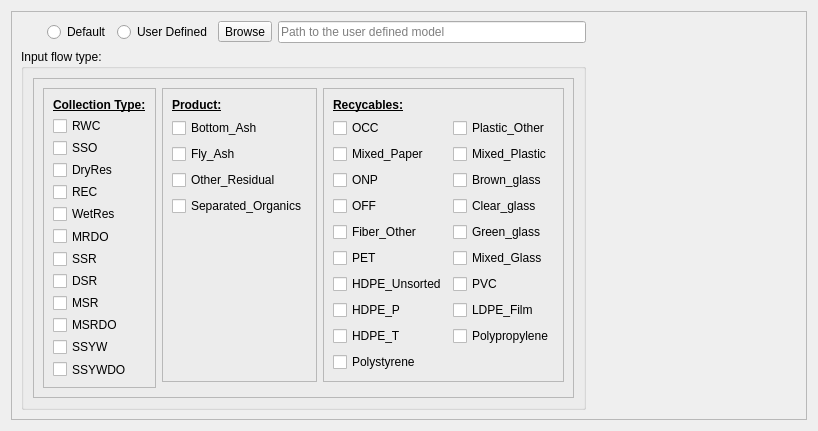
                <widget class="QWidget" name="Landfill">
                 <property name="geometry">
                  <rect>
                   <x>0</x>
                   <y>0</y>
                   <width>818</width>
                   <height>431</height>
                  </rect>
                 </property>
                 <attribute name="label">
                  <string>Landfill (LF)</string>
                 </attribute>
                 <layout class="QGridLayout" name="gridLayout_23">
                  <item row="0" column="0">
                   <widget class="QFrame" name="frame_11">
                    <property name="frameShape">
                     <enum>QFrame::StyledPanel</enum>
                    </property>
                    <property name="frameShadow">
                     <enum>QFrame::Raised</enum>
                    </property>
                    <layout class="QGridLayout" name="gridLayout_24">
                     <item row="5" column="0">
                      <spacer name="verticalSpacer_8">
                       <property name="orientation">
                        <enum>Qt::Vertical</enum>
                       </property>
                       <property name="sizeHint" stdset="0">
                        <size>
                         <width>20</width>
                         <height>40</height>
                        </size>
                       </property>
                      </spacer>
                     </item>
                     <item row="0" column="2">
                      <widget class="QRadioButton" name="IT_UserDefine">
                       <property name="text">
                        <string>User Defined</string>
                       </property>
                      </widget>
                     </item>
                     <item row="4" column="0" colspan="5">
                      <widget class="QGroupBox" name="groupBox">
                       <property name="minimumSize">
                        <size>
                         <width>400</width>
                         <height>330</height>
                        </size>
                       </property>
                       <property name="title">
                        <string>Input flow type:</string>
                       </property>
                       <layout class="QGridLayout" name="gridLayout_54">
                        <item row="0" column="0">
                         <widget class="QFrame" name="frame_12">
                          <property name="frameShape">
                           <enum>QFrame::StyledPanel</enum>
                          </property>
                          <property name="frameShadow">
                           <enum>QFrame::Raised</enum>
                          </property>
                          <layout class="QGridLayout" name="gridLayout_26">
                           <item row="0" column="1">
                            <widget class="QFrame" name="frame_14">
                             <property name="frameShape">
                              <enum>QFrame::StyledPanel</enum>
                             </property>
                             <property name="frameShadow">
                              <enum>QFrame::Raised</enum>
                             </property>
                             <layout class="QGridLayout" name="gridLayout_28">
                              <item row="2" column="0">
                               <widget class="QCheckBox" name="IT_Fly_Ash">
                                <property name="text">
                                 <string>Fly_Ash</string>
                                </property>
                               </widget>
                              </item>
                              <item row="1" column="0">
                               <widget class="QCheckBox" name="IT_Bottom_Ash">
                                <property name="text">
                                 <string>Bottom_Ash</string>
                                </property>
                               </widget>
                              </item>
                              <item row="3" column="0">
                               <widget class="QCheckBox" name="IT_Other_Residual">
                                <property name="text">
                                 <string>Other_Residual</string>
                                </property>
                               </widget>
                              </item>
                              <item row="5" column="0">
                               <spacer name="verticalSpacer_7">
                                <property name="orientation">
                                 <enum>Qt::Vertical</enum>
                                </property>
                                <property name="sizeHint" stdset="0">
                                 <size>
                                  <width>20</width>
                                  <height>40</height>
                                 </size>
                                </property>
                               </spacer>
                              </item>
                              <item row="4" column="0">
                               <widget class="QCheckBox" name="IT_Separated_Organics">
                                <property name="text">
                                 <string>Separated_Organics</string>
                                </property>
                               </widget>
                              </item>
                              <item row="0" column="0">
                               <widget class="QLabel" name="label_23">
                                <property name="font">
                                 <font>
                                  <weight>75</weight>
                                  <bold>true</bold>
                                  <underline>true</underline>
                                  <kerning>true</kerning>
                                 </font>
                                </property>
                                <property name="text">
                                 <string>Product:</string>
                                </property>
                               </widget>
                              </item>
                             </layout>
                            </widget>
                           </item>
                           <item row="0" column="2">
                            <widget class="QFrame" name="frame_13">
                             <property name="frameShape">
                              <enum>QFrame::StyledPanel</enum>
                             </property>
                             <property name="frameShadow">
                              <enum>QFrame::Raised</enum>
                             </property>
                             <layout class="QGridLayout" name="gridLayout_27">
                              <item row="5" column="0">
                               <widget class="QCheckBox" name="IT_Fiber_Other">
                                <property name="text">
                                 <string>Fiber_Other</string>
                                </property>
                               </widget>
                              </item>
                              <item row="7" column="1">
                               <widget class="QCheckBox" name="IT_PVC">
                                <property name="text">
                                 <string>PVC</string>
                                </property>
                               </widget>
                              </item>
                              <item row="10" column="1">
                               <widget class="QCheckBox" name="IT_Polypropylene">
                                <property name="text">
                                 <string>Polypropylene</string>
                                </property>
                               </widget>
                              </item>
                              <item row="2" column="1">
                               <widget class="QCheckBox" name="IT_Mixed_Plastic">
                                <property name="text">
                                 <string>Mixed_Plastic</string>
                                </property>
                               </widget>
                              </item>
                              <item row="10" column="0">
                               <widget class="QCheckBox" name="IT_HDPE_T">
                                <property name="text">
                                 <string>HDPE_T</string>
                                </property>
                               </widget>
                              </item>
                              <item row="5" column="1">
                               <widget class="QCheckBox" name="IT_Green_glass">
                                <property name="text">
                                 <string>Green_glass</string>
                                </property>
                               </widget>
                              </item>
                              <item row="4" column="0">
                               <widget class="QCheckBox" name="IT_OFF">
                                <property name="text">
                                 <string>OFF</string>
                                </property>
                               </widget>
                              </item>
                              <item row="8" column="0">
                               <widget class="QCheckBox" name="IT_HDPE_P">
                                <property name="text">
                                 <string>HDPE_P</string>
                                </property>
                               </widget>
                              </item>
                              <item row="7" column="0">
                               <widget class="QCheckBox" name="IT_HDPE_Unsorted">
                                <property name="text">
                                 <string>HDPE_Unsorted</string>
                                </property>
                               </widget>
                              </item>
                              <item row="8" column="1">
                               <widget class="QCheckBox" name="IT_LDPE_Film">
                                <property name="text">
                                 <string>LDPE_Film</string>
                                </property>
                               </widget>
                              </item>
                              <item row="3" column="1">
                               <widget class="QCheckBox" name="IT_Brown_glass">
                                <property name="text">
                                 <string>Brown_glass</string>
                                </property>
                               </widget>
                              </item>
                              <item row="16" column="0">
                               <spacer name="verticalSpacer_6">
                                <property name="orientation">
                                 <enum>Qt::Vertical</enum>
                                </property>
                                <property name="sizeHint" stdset="0">
                                 <size>
                                  <width>20</width>
                                  <height>40</height>
                                 </size>
                                </property>
                               </spacer>
                              </item>
                              <item row="1" column="1">
                               <widget class="QCheckBox" name="IT_Plastic_Other">
                                <property name="text">
                                 <string>Plastic_Other</string>
                                </property>
                               </widget>
                              </item>
                              <item row="4" column="1">
                               <widget class="QCheckBox" name="IT_Clear_glass">
                                <property name="text">
                                 <string>Clear_glass</string>
                                </property>
                               </widget>
                              </item>
                              <item row="2" column="0">
                               <widget class="QCheckBox" name="IT_Mixed_Paper">
                                <property name="text">
                                 <string>Mixed_Paper</string>
                                </property>
                               </widget>
                              </item>
                              <item row="3" column="0">
                               <widget class="QCheckBox" name="IT_ONP">
                                <property name="text">
                                 <string>ONP</string>
                                </property>
                               </widget>
                              </item>
                              <item row="15" column="0">
                               <widget class="QCheckBox" name="IT_Polystyrene">
                                <property name="text">
                                 <string>Polystyrene</string>
                                </property>
                               </widget>
                              </item>
                              <item row="6" column="0">
                               <widget class="QCheckBox" name="IT_PET">
                                <property name="text">
                                 <string>PET</string>
                                </property>
                               </widget>
                              </item>
                              <item row="6" column="1">
                               <widget class="QCheckBox" name="IT_Mixed_Glass">
                                <property name="text">
                                 <string>Mixed_Glass</string>
                                </property>
                               </widget>
                              </item>
                              <item row="1" column="0">
                               <widget class="QCheckBox" name="IT_OCC">
                                <property name="text">
                                 <string>OCC</string>
                                </property>
                               </widget>
                              </item>
                              <item row="0" column="0" colspan="2">
                               <widget class="QLabel" name="label_24">
                                <property name="font">
                                 <font>
                                  <weight>75</weight>
                                  <bold>true</bold>
                                  <underline>true</underline>
                                  <kerning>true</kerning>
                                 </font>
                                </property>
                                <property name="text">
                                 <string>Recycables:</string>
                                </property>
                               </widget>
                              </item>
                             </layout>
                            </widget>
                           </item>
                           <item row="0" column="0" rowspan="2">
                            <widget class="QFrame" name="frame_15">
                             <property name="frameShape">
                              <enum>QFrame::StyledPanel</enum>
                             </property>
                             <property name="frameShadow">
                              <enum>QFrame::Raised</enum>
                             </property>
                             <layout class="QGridLayout" name="gridLayout_29">
                              <item row="7" column="0">
                               <widget class="QCheckBox" name="IT_SSR">
                                <property name="text">
                                 <string>SSR</string>
                                </property>
                               </widget>
                              </item>
                              <item row="11" column="0">
                               <widget class="QCheckBox" name="IT_SSYW">
                                <property name="text">
                                 <string>SSYW</string>
                                </property>
                               </widget>
                              </item>
                              <item row="9" column="0">
                               <widget class="QCheckBox" name="IT_MSR">
                                <property name="text">
                                 <string>MSR</string>
                                </property>
                               </widget>
                              </item>
                              <item row="1" column="0">
                               <widget class="QCheckBox" name="IT_RWC">
                                <property name="text">
                                 <string>RWC</string>
                                </property>
                               </widget>
                              </item>
                              <item row="10" column="0">
                               <widget class="QCheckBox" name="IT_MSRDO">
                                <property name="text">
                                 <string>MSRDO</string>
                                </property>
                               </widget>
                              </item>
                              <item row="5" column="0">
                               <widget class="QCheckBox" name="IT_WetRes">
                                <property name="text">
                                 <string>WetRes</string>
                                </property>
                               </widget>
                              </item>
                              <item row="6" column="0">
                               <widget class="QCheckBox" name="IT_MRDO">
                                <property name="text">
                                 <string>MRDO</string>
                                </property>
                               </widget>
                              </item>
                              <item row="2" column="0">
                               <widget class="QCheckBox" name="IT_SSO">
                                <property name="text">
                                 <string>SSO</string>
                                </property>
                               </widget>
                              </item>
                              <item row="8" column="0">
                               <widget class="QCheckBox" name="IT_DSR">
                                <property name="text">
                                 <string>DSR</string>
                                </property>
                               </widget>
                              </item>
                              <item row="12" column="0">
                               <widget class="QCheckBox" name="IT_SSYWDO">
                                <property name="text">
                                 <string>SSYWDO</string>
                                </property>
                               </widget>
                              </item>
                              <item row="4" column="0">
                               <widget class="QCheckBox" name="IT_REC">
                                <property name="text">
                                 <string>REC</string>
                                </property>
                               </widget>
                              </item>
                              <item row="3" column="0">
                               <widget class="QCheckBox" name="IT_DryRes">
                                <property name="text">
                                 <string>DryRes</string>
                                </property>
                               </widget>
                              </item>
                              <item row="13" column="0">
                               <spacer name="verticalSpacer_5">
                                <property name="orientation">
                                 <enum>Qt::Vertical</enum>
                                </property>
                                <property name="sizeHint" stdset="0">
                                 <size>
                                  <width>20</width>
                                  <height>40</height>
                                 </size>
                                </property>
                               </spacer>
                              </item>
                              <item row="0" column="0">
                               <widget class="QLabel" name="label_22">
                                <property name="font">
                                 <font>
                                  <weight>75</weight>
                                  <italic>false</italic>
                                  <bold>true</bold>
                                  <underline>true</underline>
                                  <kerning>true</kerning>
                                 </font>
                                </property>
                                <property name="text">
                                 <string>Collection Type:</string>
                                </property>
                               </widget>
                              </item>
                             </layout>
                            </widget>
                           </item>
                          </layout>
                         </widget>
                        </item>
                       </layout>
                      </widget>
                     </item>
                     <item row="4" column="5">
                      <spacer name="horizontalSpacer_4">
                       <property name="orientation">
                        <enum>Qt::Horizontal</enum>
                       </property>
                       <property name="sizeHint" stdset="0">
                        <size>
                         <width>40</width>
                         <height>20</height>
                        </size>
                       </property>
                      </spacer>
                     </item>
                     <item row="0" column="1">
                      <widget class="QRadioButton" name="IT_Default">
                       <property name="text">
                        <string>Default</string>
                       </property>
                      </widget>
                     </item>
                     <item row="0" column="3">
                      <widget class="QToolButton" name="IT_BR">
                       <property name="text">
                        <string>Browse</string>
                       </property>
                      </widget>
                     </item>
                     <item row="0" column="4">
                      <widget class="QLineEdit" name="IT_FName">
                       <property name="placeholderText">
                        <string>Path to the user defined model</string>
                       </property>
                      </widget>
                     </item>
                    </layout>
                   </widget>
                  </item>
                 </layout>
                </widget>
